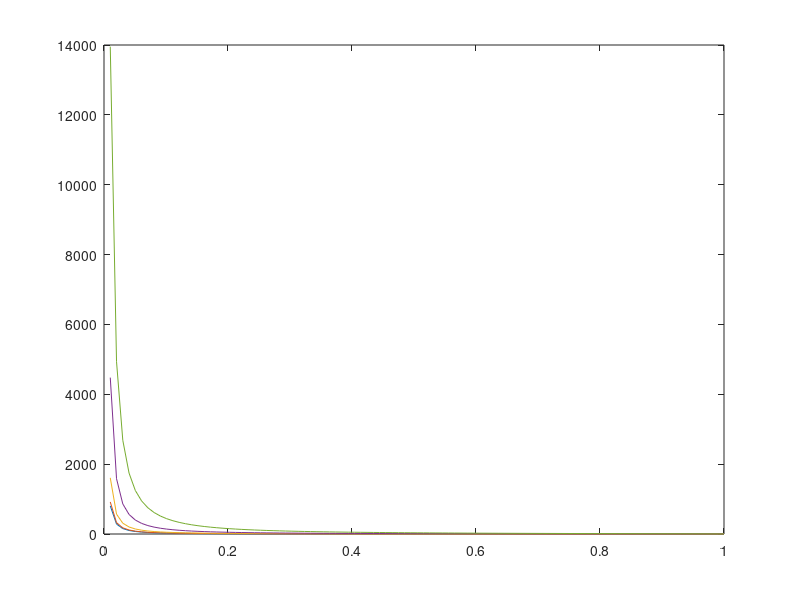

MATLAB code to generate this figure:
function [output] = Q1(~)
%Q1 Plot of dR/dt against R
%   Plot on the same graph ln(dR/dt) against ln(R) for 
%   lambda = 0.0, 0.1, 1.0, 10.0 and 100.0.
x = linspace(0,1,100);
y =  [0.0,0.1,1.0,10.0,100.0];
f = @(x,y) sqrt((2/3)*(1/x^3-1) + 2*y*(1/x^3-1/x));
%   here f is dR/dt, x is R and y is lambda
z = zeros(5,100);
for i = 1:5
    for j = 1:100
        z(i,j) = f(x(j),y(i));
    end
    plot(x,z(i,:));
    hold on
end
output = 1;
return

